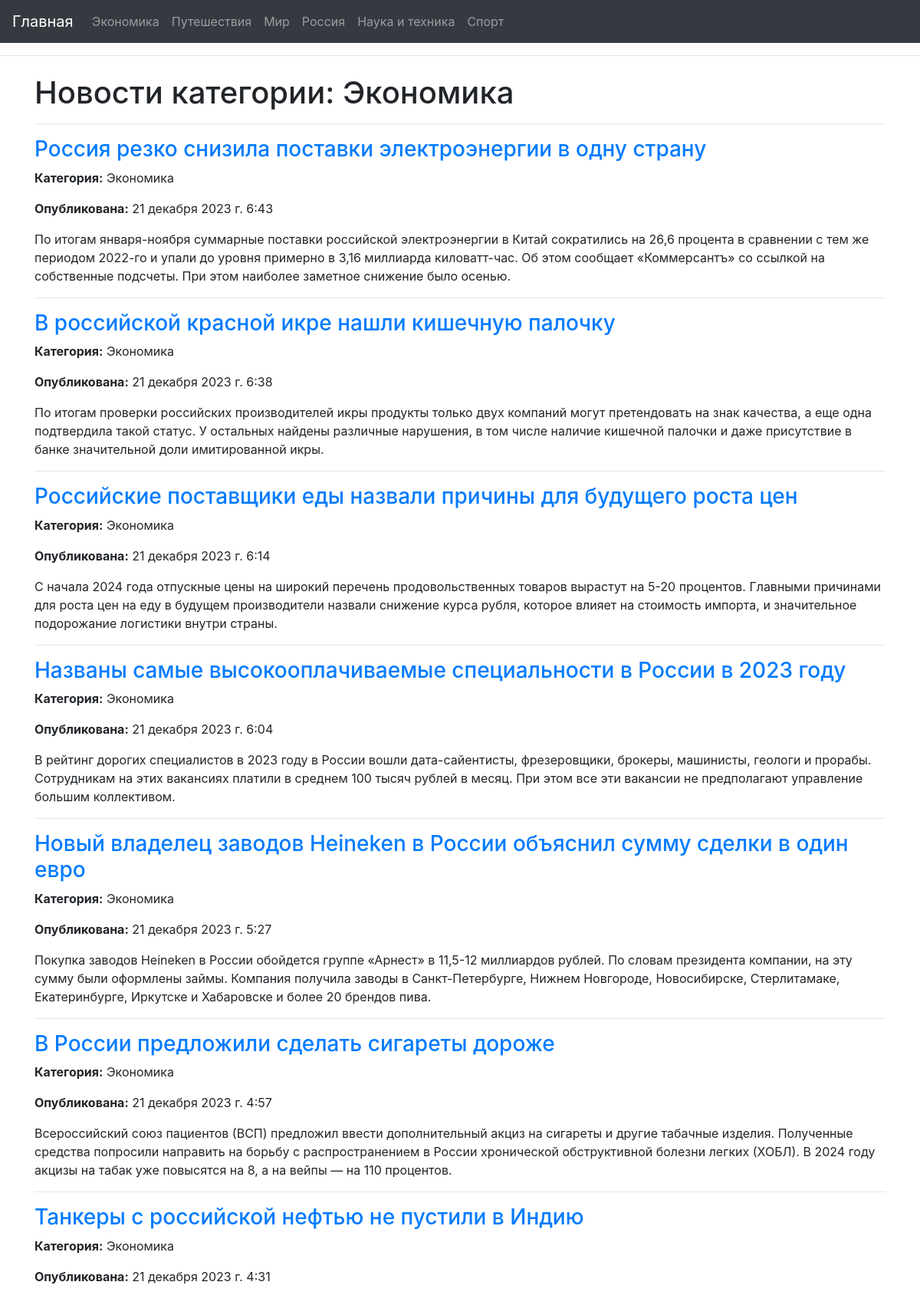
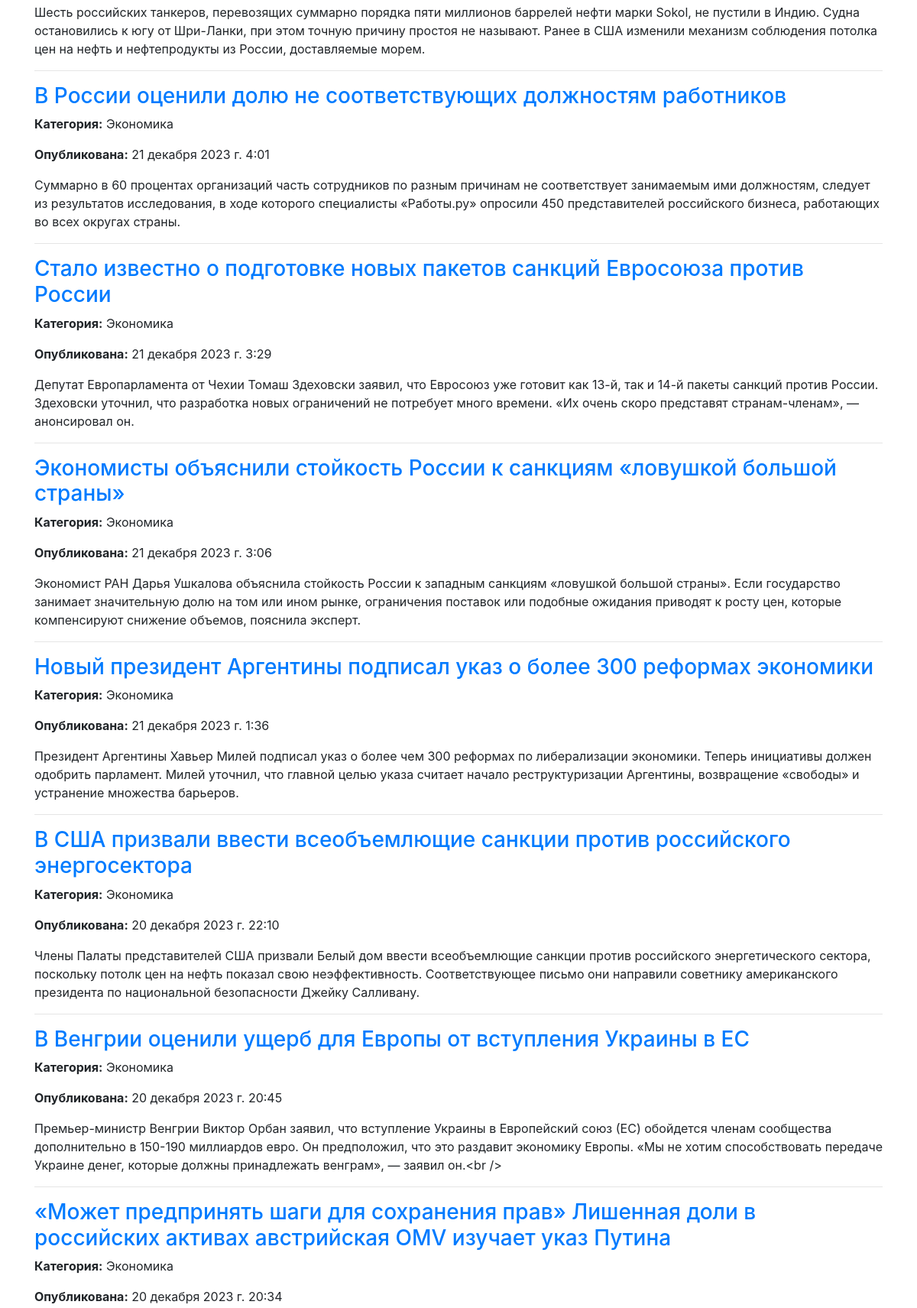
The page /news/economics/ (upper part) on the database its author committed (2 pictures, top to bottom).
### newsapp/models.py (models this page shows, shortened)
class News(models.Model):
    title = models.CharField(max_length=200)
    link = models.URLField()
    summary = models.TextField()
    published = models.DateTimeField()
    category = models.CharField(max_length=100)

### newsapp/views.py (the view)
# urls.py: path('news/<str:category>/', views.news_by_category, name='news_by_category'),
def news_by_category(request, category):
    categories_dict = {'travel': 'Путешествия',
                       'world': 'Мир',
                       'economics': 'Экономика',
                       'russia': 'Россия',
                       'tech': 'Наука и техника',
                       'sport': 'Спорт',
                       'internet': 'Интернет и СМИ'}
    category = categories_dict.get(category)
    all_news = News.objects.filter(category=category).order_by('-published')
    paginator = Paginator(all_news, 20)
    page = request.GET.get('page', 1)
    try:
        news = paginator.page(page)
    except PageNotAnInteger:
        news = paginator.page(1)
    except EmptyPage:
        news = paginator.page(paginator.num_pages)
    return render(request, 'newsapp/category.html', {'news': news, 'category': category})

### templates/newsapp/category.html (shortened to what this page needs)
{% extends 'newsapp/base.html' %}
{% block content %}
  <h1>Новости категории: {{ category }}</h1>
<hr>
  {% for new in news %}
    <div class="news-item">
      <h3><a href="{{ new.link }}" target="_blank">{{ new.title }}</a></h3>
      <p><strong>Категория:</strong> {{ new.category }}</p>
      <p><strong>Опубликована:</strong> {{ new.published }}</p>
      <p>{{ new.summary }}</p>
    </div>
    <hr>
  {% endfor %}
{% endblock %}

### rows shown on the page
News: title "Россия резко снизила поставки электроэнергии в одну страну", category "Экономика", published "21 декабря 2023 г. 6:43", summary "По итогам января-ноября суммарные поставки российской электроэнергии в Китай сократились на 26,6 процента в сравнении с тем же периодом 2022-го и упали до уровня примерно в 3,16 миллиарда киловатт-час. Об этом сообщает «Коммерсантъ» со ссылкой на собственные подсчеты. При этом наиболее заметное снижение было осенью."
News: title "В российской красной икре нашли кишечную палочку", category "Экономика", published "21 декабря 2023 г. 6:38", summary "По итогам проверки российских производителей икры продукты только двух компаний могут претендовать на знак качества, а еще одна подтвердила такой статус. У остальных найдены различные нарушения, в том числе наличие кишечной палочки и даже присутствие в банке значительной доли имитированной икры."
News: title "Российские поставщики еды назвали причины для будущего роста цен", category "Экономика", published "21 декабря 2023 г. 6:14", summary "С начала 2024 года отпускные цены на широкий перечень продовольственных товаров вырастут на 5-20 процентов. Главными причинами для роста цен на еду в будущем производители назвали снижение курса рубля, которое влияет на стоимость импорта, и значительное подорожание логистики внутри страны."
News: title "Названы самые высокооплачиваемые специальности в России в 2023 году", category "Экономика", published "21 декабря 2023 г. 6:04", summary "В рейтинг дорогих специалистов в 2023 году в России вошли дата-сайентисты, фрезеровщики, брокеры, машинисты, геологи и прорабы. Сотрудникам на этих вакансиях платили в среднем 100 тысяч рублей в месяц. При этом все эти вакансии не предполагают управление большим коллективом."
News: title "Новый владелец заводов Heineken в России объяснил сумму сделки в один евро", category "Экономика", published "21 декабря 2023 г. 5:27", summary "Покупка заводов Heineken в России обойдется группе «Арнест» в 11,5-12 миллиардов рублей. По словам президента компании, на эту сумму были оформлены займы. Компания получила заводы в Санкт-Петербурге, Нижнем Новгороде, Новосибирске, Стерлитамаке, Екатеринбурге, Иркутске и Хабаровске и более 20 брендов пива."
News: title "В России предложили сделать сигареты дороже", category "Экономика", published "21 декабря 2023 г. 4:57", summary "Всероссийский союз пациентов (ВСП) предложил ввести дополнительный акциз на сигареты и другие табачные изделия. Полученные средства попросили направить на борьбу с распространением в России хронической обструктивной болезни легких (ХОБЛ). В 2024 году акцизы на табак уже повысятся на 8, а на вейпы — на 110 процентов."
News: title "Танкеры с российской нефтью не пустили в Индию", category "Экономика", published "21 декабря 2023 г. 4:31", summary "Шесть российских танкеров, перевозящих суммарно порядка пяти миллионов баррелей нефти марки Sokol, не пустили в Индию. Судна остановились к югу от Шри-Ланки, при этом точную причину простоя не называют. Ранее в США изменили механизм соблюдения потолка цен на нефть и нефтепродукты из России, доставляемые морем."
News: title "В России оценили долю не соответствующих должностям работников", category "Экономика", published "21 декабря 2023 г. 4:01", summary "Суммарно в 60 процентах организаций часть сотрудников по разным причинам не соответствует занимаемым ими должностям, следует из результатов исследования, в ходе которого специалисты «Работы.ру» опросили 450 представителей российского бизнеса, работающих во всех округах страны."
News: title "Стало известно о подготовке новых пакетов санкций Евросоюза против России", category "Экономика", published "21 декабря 2023 г. 3:29", summary "Депутат Европарламента от Чехии Томаш Здеховски заявил, что Евросоюз уже готовит как 13-й, так и 14-й пакеты санкций против России. Здеховски уточнил, что разработка новых ограничений не потребует много времени. «Их очень скоро представят странам-членам», — анонсировал он."
News: title "Экономисты объяснили стойкость России к санкциям «ловушкой большой страны»", category "Экономика", published "21 декабря 2023 г. 3:06", summary "Экономист РАН Дарья Ушкалова объяснила стойкость России к западным санкциям «ловушкой большой страны». Если государство занимает значительную долю на том или ином рынке, ограничения поставок или подобные ожидания приводят к росту цен, которые компенсируют снижение объемов, пояснила эксперт."
News: title "Новый президент Аргентины подписал указ о более 300 реформах экономики", category "Экономика", published "21 декабря 2023 г. 1:36", summary "Президент Аргентины Хавьер Милей подписал указ о более чем 300 реформах по либерализации экономики. Теперь инициативы должен одобрить парламент. Милей уточнил, что главной целью указа считает начало реструктуризации Аргентины, возвращение «свободы» и устранение множества барьеров."
News: title "В США призвали ввести всеобъемлющие санкции против российского энергосектора", category "Экономика", published "20 декабря 2023 г. 22:10", summary "Члены Палаты представителей США призвали Белый дом ввести всеобъемлющие санкции против российского энергетического сектора, поскольку потолк цен на нефть показал свою неэффективность. Соответствующее письмо они направили советнику американского президента по национальной безопасности Джейку Салливану."
News: title "В Венгрии оценили ущерб для Европы от вступления Украины в ЕС", category "Экономика", published "20 декабря 2023 г. 20:45", summary "Премьер-министр Венгрии Виктор Орбан заявил, что вступление Украины в Европейский союз (ЕС) обойдется членам сообщества дополнительно в 150-190 миллиардов евро. Он предположил, что это раздавит экономику Европы. «Мы не хотим способствовать передаче Украине денег, которые должны принадлежать венграм», — заявил он.<br />"
News: title "«Может предпринять шаги для сохранения прав» Лишенная доли в российских активах австрийская OMV изучает указ Путина", category "Экономика", published "20 декабря 2023 г. 20:34"

### other values the page prints
{{ category }} "Экономика"
